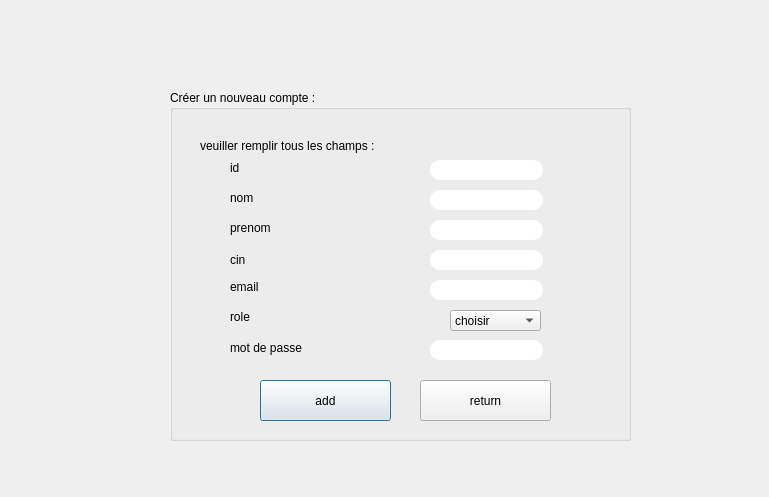
<?xml version="1.0" encoding="UTF-8"?>
<ui version="4.0">
 <class>createaccount</class>
 <widget class="QDialog" name="createaccount">
  <property name="geometry">
   <rect>
    <x>0</x>
    <y>0</y>
    <width>769</width>
    <height>497</height>
   </rect>
  </property>
  <property name="windowTitle">
   <string>Dialog</string>
  </property>
  <widget class="QGroupBox" name="groupBox">
   <property name="geometry">
    <rect>
     <x>170</x>
     <y>90</y>
     <width>461</width>
     <height>351</height>
    </rect>
   </property>
   <property name="styleSheet">
    <string notr="true">font: 81 10pt &quot;Rockwell Extra Bold&quot;</string>
   </property>
   <property name="title">
    <string>Créer un nouveau compte :</string>
   </property>
   <widget class="QLabel" name="label">
    <property name="geometry">
     <rect>
      <x>30</x>
      <y>40</y>
      <width>281</width>
      <height>31</height>
     </rect>
    </property>
    <property name="styleSheet">
     <string notr="true">
font: 81 10pt &quot;Rockwell Extra Bold&quot;</string>
    </property>
    <property name="text">
     <string>veuiller remplir tous les champs :</string>
    </property>
   </widget>
   <widget class="QLabel" name="label_2">
    <property name="geometry">
     <rect>
      <x>60</x>
      <y>100</y>
      <width>51</width>
      <height>16</height>
     </rect>
    </property>
    <property name="styleSheet">
     <string notr="true">font: 81 10pt &quot;Rockwell Extra Bold&quot;</string>
    </property>
    <property name="text">
     <string>nom</string>
    </property>
   </widget>
   <widget class="QLabel" name="label_3">
    <property name="geometry">
     <rect>
      <x>60</x>
      <y>130</y>
      <width>71</width>
      <height>16</height>
     </rect>
    </property>
    <property name="styleSheet">
     <string notr="true">font: 81 10pt &quot;Rockwell Extra Bold&quot;</string>
    </property>
    <property name="text">
     <string>prenom</string>
    </property>
   </widget>
   <widget class="QLabel" name="label_4">
    <property name="geometry">
     <rect>
      <x>60</x>
      <y>160</y>
      <width>47</width>
      <height>20</height>
     </rect>
    </property>
    <property name="styleSheet">
     <string notr="true">font: 81 10pt &quot;Rockwell Extra Bold&quot;</string>
    </property>
    <property name="text">
     <string>cin</string>
    </property>
   </widget>
   <widget class="QLabel" name="label_6">
    <property name="geometry">
     <rect>
      <x>60</x>
      <y>190</y>
      <width>47</width>
      <height>14</height>
     </rect>
    </property>
    <property name="styleSheet">
     <string notr="true">font: 81 10pt &quot;Rockwell Extra Bold&quot;</string>
    </property>
    <property name="text">
     <string>email</string>
    </property>
   </widget>
   <widget class="QLineEdit" name="le_nom">
    <property name="geometry">
     <rect>
      <x>260</x>
      <y>100</y>
      <width>113</width>
      <height>20</height>
     </rect>
    </property>
    <property name="styleSheet">
     <string notr="true">border-radius: 10px;
background-color: rgb(255, 255, 255);</string>
    </property>
   </widget>
   <widget class="QLineEdit" name="le_prenom">
    <property name="geometry">
     <rect>
      <x>260</x>
      <y>130</y>
      <width>113</width>
      <height>20</height>
     </rect>
    </property>
    <property name="styleSheet">
     <string notr="true">border-radius: 10px;
background-color: rgb(255, 255, 255);</string>
    </property>
   </widget>
   <widget class="QLineEdit" name="le_cin">
    <property name="geometry">
     <rect>
      <x>260</x>
      <y>160</y>
      <width>113</width>
      <height>20</height>
     </rect>
    </property>
    <property name="styleSheet">
     <string notr="true">border-radius: 10px;
background-color: rgb(255, 255, 255);</string>
    </property>
   </widget>
   <widget class="QLineEdit" name="le_email">
    <property name="geometry">
     <rect>
      <x>260</x>
      <y>190</y>
      <width>113</width>
      <height>20</height>
     </rect>
    </property>
    <property name="styleSheet">
     <string notr="true">border-radius: 10px;
background-color: rgb(255, 255, 255);</string>
    </property>
   </widget>
   <widget class="QLabel" name="label_7">
    <property name="geometry">
     <rect>
      <x>60</x>
      <y>220</y>
      <width>47</width>
      <height>14</height>
     </rect>
    </property>
    <property name="styleSheet">
     <string notr="true">font: 81 10pt &quot;Rockwell Extra Bold&quot;</string>
    </property>
    <property name="text">
     <string>role</string>
    </property>
   </widget>
   <widget class="QLabel" name="label_9">
    <property name="geometry">
     <rect>
      <x>60</x>
      <y>250</y>
      <width>101</width>
      <height>16</height>
     </rect>
    </property>
    <property name="styleSheet">
     <string notr="true">font: 81 10pt &quot;Rockwell Extra Bold&quot;</string>
    </property>
    <property name="text">
     <string>mot de passe</string>
    </property>
   </widget>
   <widget class="QLineEdit" name="le_mdp">
    <property name="geometry">
     <rect>
      <x>260</x>
      <y>250</y>
      <width>113</width>
      <height>20</height>
     </rect>
    </property>
    <property name="styleSheet">
     <string notr="true">border-radius: 10px;
background-color: rgb(255, 255, 255);</string>
    </property>
   </widget>
   <widget class="QLabel" name="label_38">
    <property name="geometry">
     <rect>
      <x>60</x>
      <y>70</y>
      <width>51</width>
      <height>16</height>
     </rect>
    </property>
    <property name="styleSheet">
     <string notr="true">font: 81 10pt &quot;Rockwell Extra Bold&quot;</string>
    </property>
    <property name="text">
     <string>id</string>
    </property>
   </widget>
   <widget class="QLineEdit" name="le_id">
    <property name="geometry">
     <rect>
      <x>260</x>
      <y>70</y>
      <width>113</width>
      <height>20</height>
     </rect>
    </property>
    <property name="styleSheet">
     <string notr="true">border-radius: 10px;
background-color: rgb(255, 255, 255);</string>
    </property>
   </widget>
   <widget class="QPushButton" name="pushButton">
    <property name="geometry">
     <rect>
      <x>90</x>
      <y>290</y>
      <width>131</width>
      <height>41</height>
     </rect>
    </property>
    <property name="styleSheet">
     <string notr="true">QPushButton

{
	background-color: rgb(72, 78, 86);
	border-style: outset;
    border-width: 2px;
    border-radius:20px;
    border-color: beige;
    font: bold 14px;;
    padding: 6px;
	color: rgb(255, 255, 255);

}

QPushButton:hover

{
	background-color: rgb(106, 227, 231);
	color: rgb(0, 0, 0);
	gridline-color: rgb(94, 118, 255);
}

QPushButton:pressed</string>
    </property>
    <property name="text">
     <string>add</string>
    </property>
   </widget>
   <widget class="QPushButton" name="pushButton_4">
    <property name="geometry">
     <rect>
      <x>250</x>
      <y>290</y>
      <width>131</width>
      <height>41</height>
     </rect>
    </property>
    <property name="styleSheet">
     <string notr="true">QPushButton

{
	background-color: rgb(72, 78, 86);
	border-style: outset;
    border-width: 2px;
    border-radius:20px;
    border-color: beige;
    font: bold 14px;;
    padding: 6px;
	color: rgb(255, 255, 255);

}

QPushButton:hover

{
	background-color: rgb(106, 227, 231);
	color: rgb(0, 0, 0);
	gridline-color: rgb(94, 118, 255);
}

QPushButton:pressed</string>
    </property>
    <property name="text">
     <string>return</string>
    </property>
   </widget>
   <widget class="QComboBox" name="comboBox_role">
    <property name="geometry">
     <rect>
      <x>280</x>
      <y>220</y>
      <width>91</width>
      <height>21</height>
     </rect>
    </property>
    <item>
     <property name="text">
      <string>choisir</string>
     </property>
    </item>
    <item>
     <property name="text">
      <string>employee</string>
     </property>
    </item>
    <item>
     <property name="text">
      <string>admin</string>
     </property>
    </item>
   </widget>
  </widget>
 </widget>
 <resources/>
 <connections/>
</ui>
